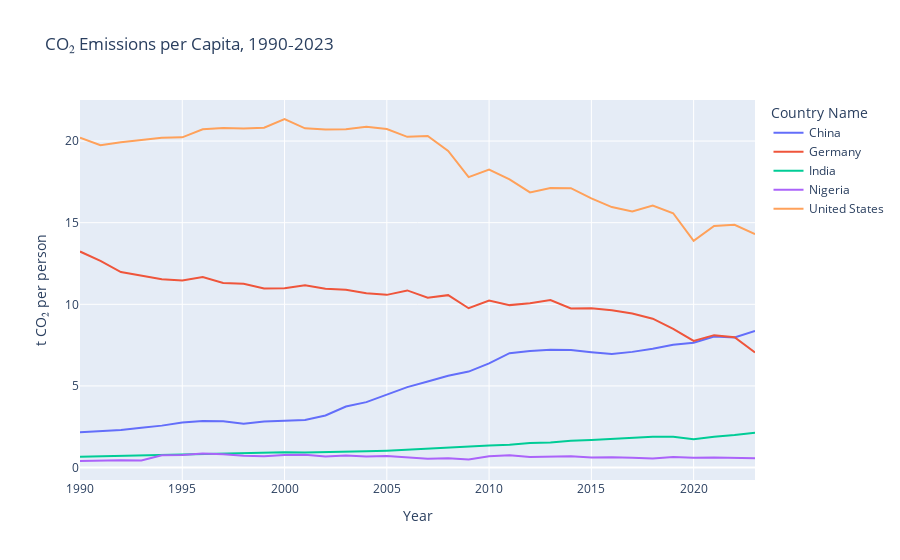

Write notebook code for a chart like this one.
### Code cell
fig2 = px.line(co2[co2['Country Name'].isin(focus_countries)],
               x='Year', y='co2_per_capita', color='Country Name',
               title='CO₂ Emissions per Capita, 1990‑2023',
               labels={'co2_per_capita':'t CO₂ per person'})
fig2.show()

### Figure 1 — Plotly figure (JSON) as saved in the notebook; plotly's stock layout.template omitted (floating-point values rounded to 4 significant figures)
{"data": [{"hovertemplate": "Country Name=China<br>Year=%{x}<br>t CO₂ per person=%{y}<extra></extra>", "legendgroup": "China", "line": {"color": "#636efa", "dash": "solid"}, "marker": {"symbol": "circle"}, "mode": "lines", "name": "China", "orientation": "v", "showlegend": true, "type": "scatter", "x": [1990, 1991, 1992, 1993, 1994, 1995, 1996, 1997, 1998, 1999, 2000, 2001, 2002, 2003, 2004, 2005, 2006, 2007, 2008, 2009, 2010, 2011, 2012, 2013, 2014, 2015, 2016, 2017, 2018, 2019, 2020, 2021, 2022, 2023], "xaxis": "x", "y": [2.154, 2.226, 2.305, 2.44, 2.567, 2.755, 2.851, 2.833, 2.69, 2.823, 2.874, 2.916, 3.188, 3.74, 4.007, 4.49, 4.927, 5.267, 5.624, 5.878, 6.378, 7.008, 7.141, 7.22, 7.198, 7.065, 6.953, 7.085, 7.282, 7.526, 7.647, 8.026, 7.964, 8.367], "yaxis": "y"}, {"hovertemplate": "Country Name=Germany<br>Year=%{x}<br>t CO₂ per person=%{y}<extra></extra>", "legendgroup": "Germany", "line": {"color": "#EF553B", "dash": "solid"}, "marker": {"symbol": "circle"}, "mode": "lines", "name": "Germany", "orientation": "v", "showlegend": true, "type": "scatter", "x": [1990, 1991, 1992, 1993, 1994, 1995, 1996, 1997, 1998, 1999, 2000, 2001, 2002, 2003, 2004, 2005, 2006, 2007, 2008, 2009, 2010, 2011, 2012, 2013, 2014, 2015, 2016, 2017, 2018, 2019, 2020, 2021, 2022, 2023], "xaxis": "x", "y": [13.23, 12.66, 11.98, 11.77, 11.54, 11.46, 11.67, 11.31, 11.26, 10.96, 10.99, 11.17, 10.95, 10.89, 10.68, 10.58, 10.85, 10.41, 10.56, 9.76, 10.23, 9.95, 10.06, 10.26, 9.74, 9.757, 9.642, 9.441, 9.117, 8.495, 7.753, 8.11, 7.986, 7.051], "yaxis": "y"}, {"hovertemplate": "Country Name=India<br>Year=%{x}<br>t CO₂ per person=%{y}<extra></extra>", "legendgroup": "India", "line": {"color": "#00cc96", "dash": "solid"}, "marker": {"symbol": "circle"}, "mode": "lines", "name": "India", "orientation": "v", "showlegend": true, "type": "scatter", "x": [1990, 1991, 1992, 1993, 1994, 1995, 1996, 1997, 1998, 1999, 2000, 2001, 2002, 2003, 2004, 2005, 2006, 2007, 2008, 2009, 2010, 2011, 2012, 2013, 2014, 2015, 2016, 2017, 2018, 2019, 2020, 2021, 2022, 2023], "xaxis": "x", "y": [0.668, 0.696, 0.726, 0.735, 0.759, 0.792, 0.841, 0.859, 0.86, 0.925, 0.932, 0.928, 0.94, 0.956, 0.998, 1.035, 1.102, 1.17, 1.233, 1.316, 1.349, 1.399, 1.506, 1.54, 1.637, 1.682, 1.752, 1.785, 1.886, 1.881, 1.726, 1.891, 1.986, 2.129], "yaxis": "y"}, {"hovertemplate": "Country Name=Nigeria<br>Year=%{x}<br>t CO₂ per person=%{y}<extra></extra>", "legendgroup": "Nigeria", "line": {"color": "#ab63fa", "dash": "solid"}, "marker": {"symbol": "circle"}, "mode": "lines", "name": "Nigeria", "orientation": "v", "showlegend": true, "type": "scatter", "x": [1990, 1991, 1992, 1993, 1994, 1995, 1996, 1997, 1998, 1999, 2000, 2001, 2002, 2003, 2004, 2005, 2006, 2007, 2008, 2009, 2010, 2011, 2012, 2013, 2014, 2015, 2016, 2017, 2018, 2019, 2020, 2021, 2022, 2023], "xaxis": "x", "y": [0.4, 0.42, 0.452, 0.426, 0.745, 0.761, 0.861, 0.82, 0.722, 0.691, 0.773, 0.777, 0.678, 0.734, 0.677, 0.706, 0.61, 0.544, 0.574, 0.496, 0.687, 0.754, 0.647, 0.677, 0.695, 0.607, 0.634, 0.593, 0.549, 0.639, 0.605, 0.618, 0.59, 0.564], "yaxis": "y"}, {"hovertemplate": "Country Name=United States<br>Year=%{x}<br>t CO₂ per person=%{y}<extra></extra>", "legendgroup": "United States", "line": {"color": "#FFA15A", "dash": "solid"}, "marker": {"symbol": "circle"}, "mode": "lines", "name": "United States", "orientation": "v", "showlegend": true, "type": "scatter", "x": [1990, 1991, 1992, 1993, 1994, 1995, 1996, 1997, 1998, 1999, 2000, 2001, 2002, 2003, 2004, 2005, 2006, 2007, 2008, 2009, 2010, 2011, 2012, 2013, 2014, 2015, 2016, 2017, 2018, 2019, 2020, 2021, 2022, 2023], "xaxis": "x", "y": [20.21, 19.74, 19.93, 20.08, 20.21, 20.23, 20.72, 20.8, 20.76, 20.82, 21.35, 20.78, 20.71, 20.73, 20.88, 20.74, 20.26, 20.31, 19.4, 17.79, 18.26, 17.66, 16.85, 17.12, 17.11, 16.49, 15.96, 15.69, 16.05, 15.58, 13.89, 14.79, 14.87, 14.3], "yaxis": "y"}], "layout": {"legend": {"title": {"text": "Country Name"}, "tracegroupgap": 0}, "title": {"text": "CO₂ Emissions per Capita, 1990‑2023"}, "xaxis": {"anchor": "y", "domain": [0, 1], "title": {"text": "Year"}}, "yaxis": {"anchor": "x", "domain": [0, 1], "title": {"text": "t CO₂ per person"}}}}
